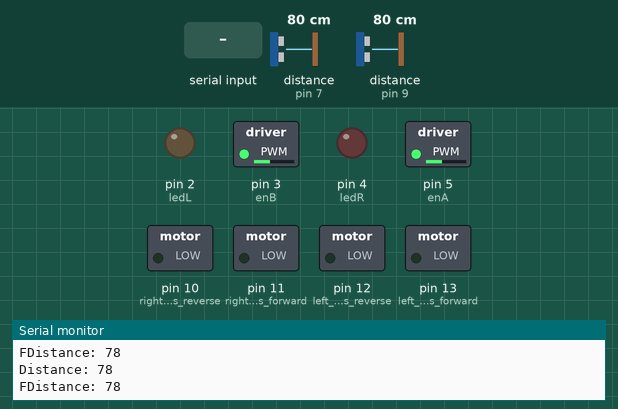
Bench run of a sketch on a simulated Arduino Uno, built with avr-gcc and run on an emulated ATmega328P. Shown: switched loads named in the sketch (green lamp = pin HIGH), output pins drawn as LEDs (lit = HIGH), the last lines printed to the serial monitor. Wiring (inferred from the names in the program): 2 × ultrasonic range finder: trigger pin 6, echo pin 7 / trigger pin 8, echo pin 9. The test bench sets the inputs (shaded band); at power-on: distance to the obstacle (sensors on pin 7, pin 9) 80 cm. The echo pulse lasts 58.3 µs per cm; pins used as bus, display or sensor lines are not drawn.

Above: at 1.2 s.
1.3 s: "F" received over Serial
At 2.3 s:
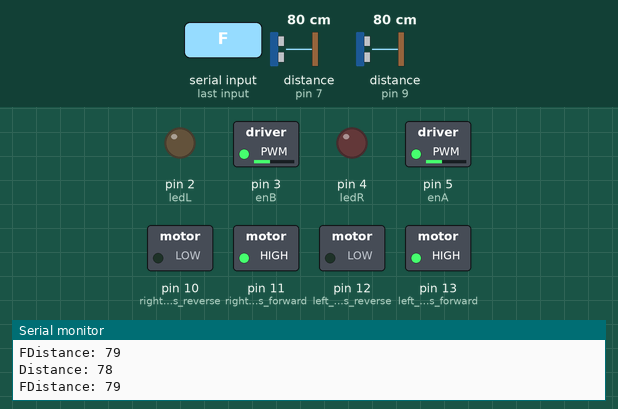
2.8 s: "B" received over Serial
At 4.0 s:
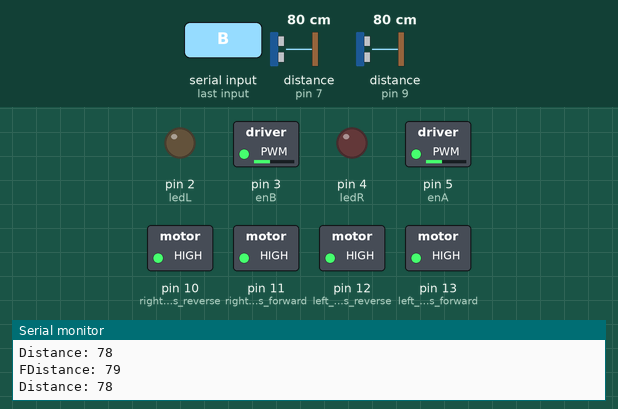
4.3 s: "L" received over Serial
At 5.5 s:
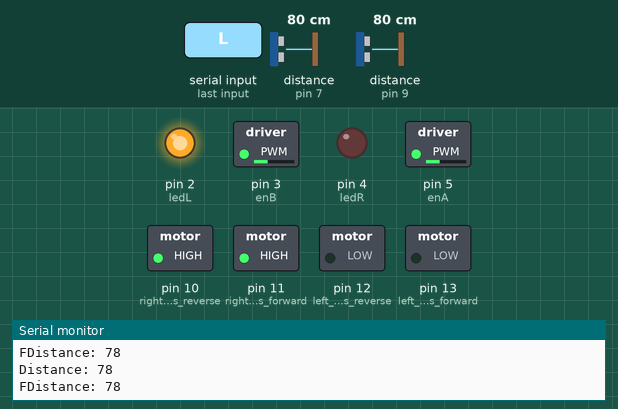
5.8 s: "R" received over Serial
At 7.0 s:
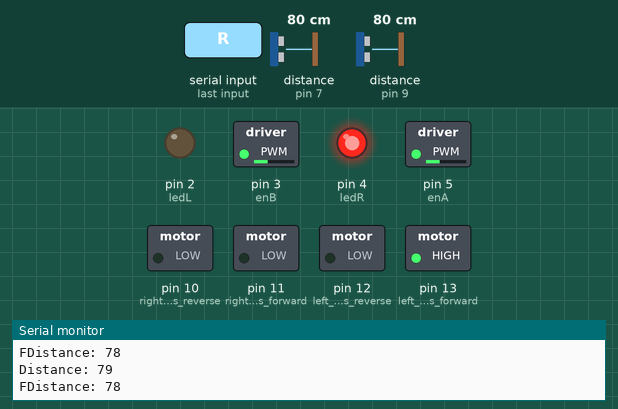
7.3 s: distance to the obstacle (sensor on pin 7) set to 120 cm
10.3 s: distance to the obstacle (sensor on pin 9) set to 2 cm
Timing chart, 0 to 13.3 s (numbered marks = the images above; inputs shaded):
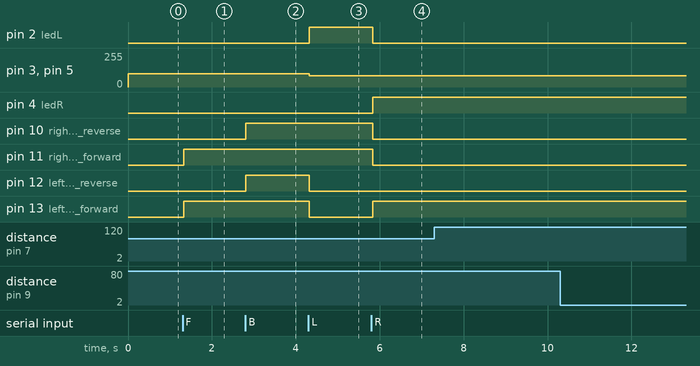

The sketch:

tumblermanuscript.ino
```cpp
char t;

const int ftrigPin = 8;
const int fechoPin = 9;
const int trigPin = 6;
const int echoPin = 7;

int ledL = 2;
int ledR = 4;

int enA = 5;
int enB = 3;

long duration;
int distance;

long fduration;
int fdistance;


void setup() {
  pinMode(13, OUTPUT);  //left motors forward
  pinMode(12, OUTPUT);  //left motors reverse
  pinMode(11, OUTPUT);  //right motors forward
  pinMode(10, OUTPUT);  //right motors reverse
  pinMode(enA, OUTPUT);
  pinMode(enB, OUTPUT);
  pinMode(ledL, OUTPUT);
  pinMode(ledR, OUTPUT);

  //pinMode(9, OUTPUT);  //Led

  pinMode(trigPin, OUTPUT); // Sets the trigPin as an Output
  pinMode(echoPin, INPUT); // Sets the echoPin as an Input
  pinMode(ftrigPin, OUTPUT); // Sets the trigPin as an Output
  pinMode(fechoPin, INPUT); // Sets the echoPin as an Input

  Serial.begin(9600);
  Serial.setTimeout(10);

}


void fsonar()
{
  digitalWrite(ftrigPin, LOW);
  delayMicroseconds(2);
  // Sets the trigPin on HIGH state for 10 micro seconds
  digitalWrite(ftrigPin, HIGH);
  delayMicroseconds(10);
  digitalWrite(ftrigPin, LOW);
  // Reads the echoPin, returns the sound wave travel time in microseconds
  fduration = pulseIn(fechoPin, HIGH);
  // Calculating the distance
  fdistance = fduration * 0.034 / 2;
  // Prints the distance on the Serial Monitor
  Serial.print("FDistance: ");
  Serial.println(fdistance);

}
void sonar()
{
  digitalWrite(trigPin, LOW);
  delayMicroseconds(2);
  // Sets the trigPin on HIGH state for 10 micro seconds
  digitalWrite(trigPin, HIGH);
  delayMicroseconds(10);
  digitalWrite(trigPin, LOW);
  // Reads the echoPin, returns the sound wave travel time in microseconds
  duration = pulseIn(echoPin, HIGH);
  // Calculating the distance
  distance = duration * 0.034 / 2;
  // Prints the distance on the Serial Monitor
  Serial.print("Distance: ");
  Serial.println(distance);

}

void stop()
{
    digitalWrite(13, LOW);
    digitalWrite(12, LOW);
    digitalWrite(11, LOW);
    digitalWrite(10, LOW);
}

void loop() {

  sonar();
  fsonar();

  analogWrite(enA, 100);
  analogWrite(enB, 100);

  if (Serial.available()) {
    t = Serial.read();
    Serial.println(t);
  }
  //if((t == 'F' || t == 'B')&&  (distance<30 ||  fdistance<30)) stop();
  if(t == 'F' && fdistance<30) stop();
  else if(t == 'B' && distance<30) stop();

  else if (t == 'F' && fdistance>=30) {          //move forward(all motors rotate in forward direction)
    digitalWrite(13, HIGH);
    digitalWrite(11, HIGH);
    digitalWrite(ledL, LOW);
    digitalWrite(ledR, LOW);
    analogWrite(enA, 100);
    analogWrite(enB, 100);
  }

  else if (t == 'B' && distance>=30) {    //move reverse (all motors rotate in reverse direction)
    digitalWrite(12, HIGH);
    digitalWrite(10, HIGH);
    digitalWrite(ledL, LOW);
    digitalWrite(ledR, LOW);
    analogWrite(enA, 100);
    analogWrite(enB, 100);
  }

  else if (t == 'L') {    //turn right (left side motors rotate in forward direction, right side motors doesn't rotate)
    digitalWrite(11, HIGH);
    digitalWrite(13, LOW);
    digitalWrite(12, LOW);
    digitalWrite(ledL, HIGH);
    digitalWrite(ledR, LOW);
    analogWrite(enA, 85);
    analogWrite(enB, 85);

  }

  else if (t == 'R') {    //turn left (right side motors rotate in forward direction, left side motors doesn't rotate)
    digitalWrite(13, HIGH);
    digitalWrite(11, LOW);
    digitalWrite(10, LOW);
    digitalWrite(ledR, HIGH);
    digitalWrite(ledL, LOW);
    analogWrite(enA, 85);
    analogWrite(enB, 85);

  }

  else if (t == 'W') {  //turn led on or off)
    digitalWrite(9, HIGH);
  }
  else if (t == 'w') {
    digitalWrite(9, LOW);
  }

  else if (t == 'S') {    //STOP (all motors stop)
    digitalWrite(13, LOW);
    digitalWrite(12, LOW);
    digitalWrite(11, LOW);
    digitalWrite(10, LOW);
    digitalWrite(ledL, LOW);
    digitalWrite(ledR, LOW);
  }
  //delay(100);
}
```

Measured:
- after the input at 1.3 s, pin 11 (right_motors_forward), pin 13 (left_motors_forward): LOW → HIGH at once
- after the input at 2.8 s, pin 10 (right_motors_reverse), pin 12 (left_motors_reverse): LOW → HIGH at once
- after the input at 4.3 s, pin 2 (ledL): LOW → HIGH at once; pin 3 (enB), pin 5 (enA): 100/255 → 85/255 at once; pin 12 (left_motors_reverse), pin 13 (left_motors_forward): HIGH → LOW at once
- after the input at 5.8 s, pin 2 (ledL), pin 10 (right_motors_reverse), pin 11 (right_motors_forward): HIGH → LOW at once; pin 4 (ledR), pin 13 (left_motors_forward): LOW → HIGH at once
